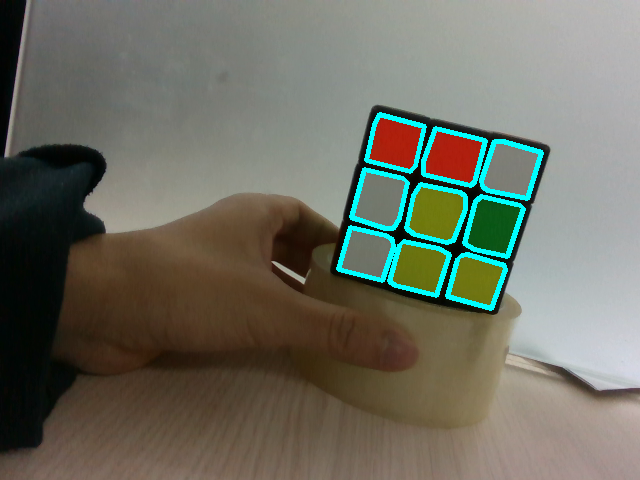
#> input picture rubikCapture/filename0.png, 640 x 480 px
$ python -i image_processing.py   (imports and definitions only)
#> lines starting #> are read from the running program, lines starting #| are printed output that depends on the picture; after the words box and inside, x2 and y2 are one past the last pixel; in counts of white or black regions, pixels touching at a corner belong together
#> further down, picture is the input picture: shape (480, 640, 3); mean B, G, R 98, 110, 109.2
###############################################
##      Open CV and Numpy integration        ##
###############################################
import pickle

import pyrealsense2 as rs
import numpy as np
import cv2
from itertools import *
from scipy import stats
from datetime import datetime
import matplotlib.pyplot as plt

# [1 line that did not run here, left out]
# [1 line that did not run here, left out]
# [4 lines not run here, left out]

# Section for color
lower_white = np.array([130, 130, 130])
upper_white = np.array([255, 255, 255])

lower_yellow = np.array([5, 130, 90])
upper_yellow = np.array([120, 255, 230])

lower_green = np.array([0, 90, 0])  # 135 mid
upper_green = np.array([130, 220, 45])

lower_blue = np.array([100, 20, 0])
upper_blue = np.array([255, 150, 30])

lower_orange = np.array([0, 20, 160])
upper_orange = np.array([120, 135, 255])

lower_red = np.array([0, 0, 50])
upper_red = np.array([99, 99, 155])


def detect_face(img):

    # [7 lines of commented-out code are left out]
    gray = cv2.cvtColor(img,cv2.COLOR_BGR2GRAY)
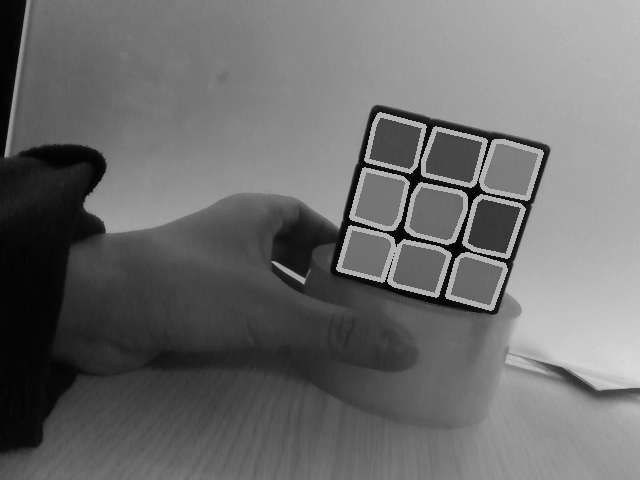
#> gray: shape (480, 640); min 2, max 217, mean 108.3
    kernel = cv2.getStructuringElement(cv2.MORPH_ELLIPSE,(7,7)) #(8,8)
    # gray = cv2.morphologyEx(gray, cv2.MORPH_OPEN, kernel)
    #gray = cv2.morphologyEx(gray, cv2.MORPH_CLOSE, kernel)
    gray = cv2.morphologyEx(gray, cv2.MORPH_ELLIPSE, kernel)
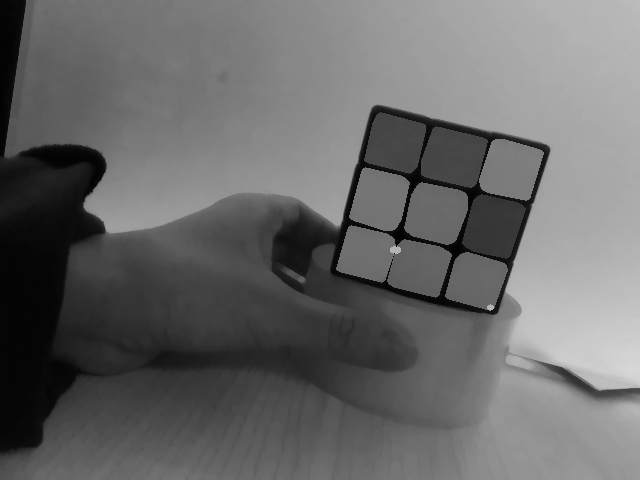
#> gray: shape (480, 640); min 2, max 214, mean 105
    gray = cv2.adaptiveThreshold(gray,10,cv2.ADAPTIVE_THRESH_MEAN_C,cv2.THRESH_BINARY_INV,21,5)
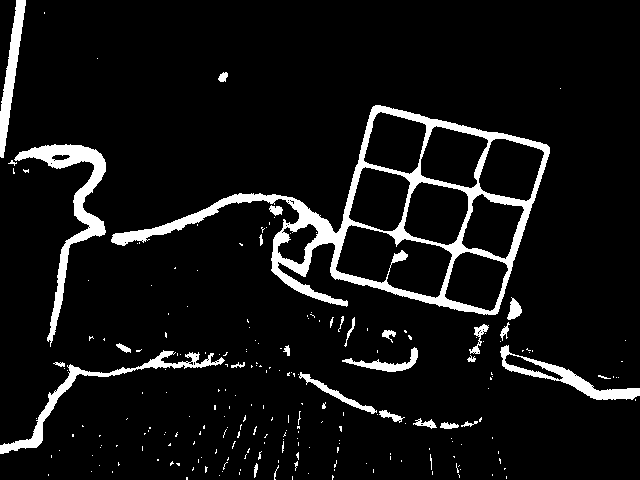
#> gray: shape (480, 640); values 0 (black) and 10 (white), 7.6% white; 227 white regions (197 under 20 px)

    #cv2.imshow('dilation', gray)
    contours, hierarchy = cv2.findContours(gray,cv2.RETR_CCOMP,cv2.CHAIN_APPROX_NONE)
#> contours = 283 contours, 248 with area under 20; largest, box (x1, y1, x2, y2) and area: (111, 105, 550, 315) 36386, (335, 224, 453, 299) 5230, (403, 181, 469, 246) 3126, (478, 138, 545, 202) 3010, (420, 125, 489, 189) 2982

    i = 0
    contour_id = 0
    count = 0
    blob_colors = []

    for contour in contours:
        A1 = cv2.contourArea(contour)
        contour_id = contour_id + 1
        #7000 and 500
        if A1 < 5000 and A1 > 800:

            perimeter = cv2.arcLength(contour, True)
            epsilon = 0.01 * perimeter
            approx = cv2.approxPolyDP(contour, epsilon, True)
            hull = cv2.convexHull(contour)  # show the images

            if cv2.norm(((perimeter / 4) * (perimeter / 4)) - A1) < 150:
                # if cv2.ma
                count = count + 1
                x, y, w, h = cv2.boundingRect(contour)
                val = (50 * y) + (10 * x)

                blob_color = np.array(cv2.mean(img[y:y + h, x:x + w])).astype(int) # avarage color RGB
                cv2.drawContours(img, [contour], -1, (209, 206, 0), 3)
                cv2.drawContours(img, [approx], -1, (209, 206, 0), 3)
                # cv2.drawContours(img,[contour],0,(255, 255, 0),2)
                # cv2.drawContours(img, [approx], 0, (255, 255, 0), 2)
                blob_color = np.append(blob_color, val)
                blob_color = np.append(blob_color, x)
                blob_color = np.append(blob_color, y)

                blob_color = np.append(blob_color, w)
                blob_color = np.append(blob_color, h)

                blob_colors.append(blob_color)
#> this loop made 283 passes
#> (A1, perimeter, epsilon, x, y, w, h, val) on passes 261, 274, 275, 276, 278: (2670.5, 209.9, 2.1, 444, 251, 65, 61, 16990), (3126, 220.5, 2.21, 403, 181, 66, 65, 13080), (2900.5, 217.1, 2.17, 348, 166, 63, 66, 11780), (3010, 221.7, 2.22, 478, 138, 67, 64, 11680), (2838, 216.9, 2.17, 363, 111, 64, 64, 9180)
#> (A1, perimeter, epsilon, approx) on pass 283: (1254.5, 345.3, 3.45, [[25, 0], [16, 0], [0, 111], [1, 157]])
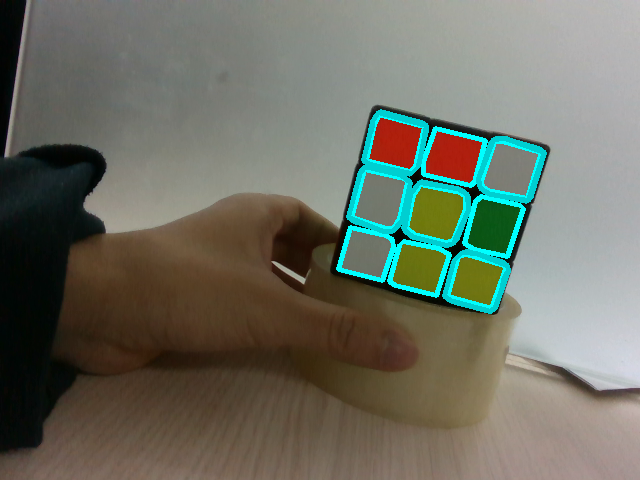
#> img: shape (480, 640, 3); 1.71% of pixels changed, all inside (x1, y1, x2, y2) = (346, 109, 547, 314)
#> after the loop, blob_colors = [[91, 137, 58, 0, 16990, 444, 251, 65, 61], [89, 142, 57, 0, 13080, 403, 181, 66, 65], [139, 144, 60, 0, 11780, 348, 166, 63, 66], [144, 149, 72, 0, 11680, 478, 138, 67, 64], [93, 103, 89, 0, 9180, 363, 111, 64, 64]]; contour_id = 283; count = 5

    if len(blob_colors) > 0:
        #print(blob_colors)
        blob_colors = np.asarray(blob_colors)
        blob_colors = blob_colors[blob_colors[:, 4].argsort()]
    face = np.array([0,0,0,0,0,0,0,0,0])
    if len(blob_colors) == 9:
        for i in range(9):
            if (blob_colors[i][0] >= lower_white[0] and blob_colors[i][0] <= upper_white[0]) and \
                    (blob_colors[i][1] >= lower_white[1] and blob_colors[i][1] <= upper_white[1]) and \
                    (blob_colors[i][2] >= lower_white[2] and blob_colors[i][2] <= upper_white[2]):
                blob_colors[i][3] = 1
                face[i] = 1
                #print('white')
            elif (blob_colors[i][0] >= lower_yellow[0] and blob_colors[i][0] <= upper_yellow[0]) and \
                    (blob_colors[i][1] >= lower_yellow[1] and blob_colors[i][1] <= upper_yellow[1]) and \
                    (blob_colors[i][2] >= lower_yellow[2] and blob_colors[i][2] <= upper_yellow[2]):
                blob_colors[i][3] = 2
                face[i] = 2
                #print('yellow')
            elif (blob_colors[i][0] >= lower_green[0] and blob_colors[i][0] <= upper_green[0]) and \
                    (blob_colors[i][1] >= lower_green[1] and blob_colors[i][1] <= upper_green[1]) and \
                    (blob_colors[i][2] >= lower_green[2] and blob_colors[i][2] <= upper_green[2]):
                blob_colors[i][3] = 3
                face[i] = 3
                #print('green')
            elif (blob_colors[i][0] >= lower_blue[0] and blob_colors[i][0] <= upper_blue[0]) and \
                    (blob_colors[i][1] >= lower_blue[1] and blob_colors[i][1] <= upper_blue[1]) and \
                    (blob_colors[i][2] >= lower_blue[2] and blob_colors[i][2] <= upper_blue[2]): #135 122
                blob_colors[i][3] = 4
                face[i] = 4
                #print('blue')
            elif (blob_colors[i][0] >= lower_orange[0] and blob_colors[i][0] <= upper_orange[0]) and \
                    (blob_colors[i][1] >= lower_orange[1] and blob_colors[i][1] <= upper_orange[1]) and \
                    (blob_colors[i][2] >= lower_orange[2] and blob_colors[i][2] <= upper_orange[2]):
                blob_colors[i][3] = 5
                face[i] = 5
                #print('orange')
            elif (blob_colors[i][0] >= lower_red[0]  and blob_colors[i][0] <= upper_red[0]) and \
                    (blob_colors[i][1] >= lower_red[1] and blob_colors[i][1] <= upper_red[1]) and \
                    (blob_colors[i][2] >= lower_red[2] and blob_colors[i][2] <= upper_red[2]):
                blob_colors[i][3] = 6
                face[i] = 6
                #print('red')

        #print(face)
        if np.count_nonzero(face) == 9:
            return face, blob_colors
        else:
            return [0,0], blob_colors
    else:
        return [0,0,0], blob_colors
        #break

# [439 lines left out: functions find_face, change_color_id, num_to_string, cam_stream, get_state, process and 1 more, not called in this run]

def main():

    process()


# [2 lines not run here, left out]

>>> import cv2
>>> picture = cv2.imread('../rubikCapture/filename0.png')
>>> result = detect_face(picture)

$ run again, on rubikCapture/filename1.png
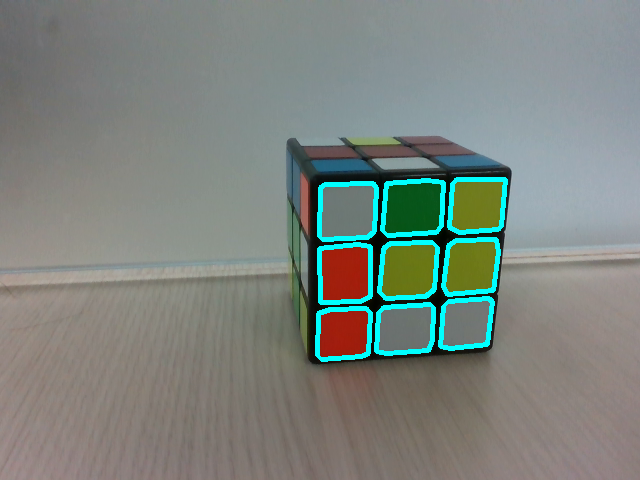
#> input picture rubikCapture/filename1.png, 640 x 480 px
#> picture is the input picture: shape (480, 640, 3); mean B, G, R 126.4, 132.2, 125
#> in detect_face, `gray = cv2.adaptiveThreshold(gray,10,cv2.ADAPTIVE_THRESH_MEAN_C,cv2.TH..`:
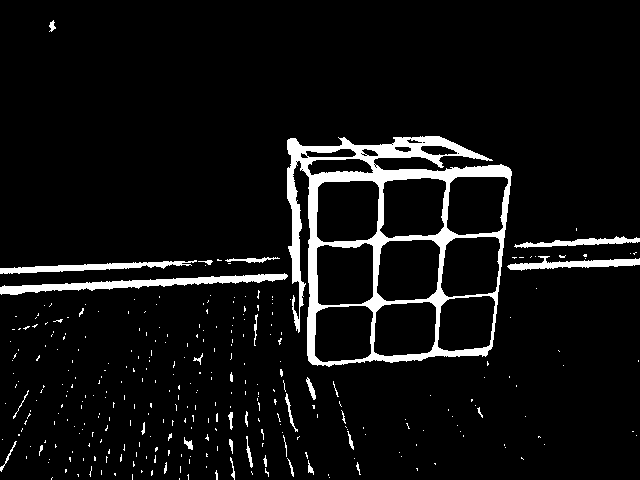
#> gray: shape (480, 640); values 0 (black) and 10 (white), 6.4% white; 317 white regions (284 under 20 px)
#> contours = 344 contours, 310 with area under 20; largest, box (x1, y1, x2, y2) and area: (287, 136, 512, 367) 41555, (316, 180, 380, 243) 3618, (376, 239, 441, 302) 3496, (379, 177, 447, 239) 3455, (316, 242, 374, 306) 3290
#> the loop in detect_face, `for contour in contours:` made 344 passes
#> (A1, perimeter, epsilon, x, y, w, h, val) on passes 320, 321, 323, 325, 326: (2766, 206.9, 2.07, 437, 295, 59, 57, 19120), (3289.5, 229.8, 2.3, 316, 242, 58, 64, 15260), (3171, 222.6, 2.23, 440, 236, 61, 62, 16200), (3455, 239.1, 2.39, 379, 177, 68, 62, 12640), (3145, 224.6, 2.25, 446, 176, 63, 60, 13260)
#> after the loop in detect_face, `for contour in contours:`:
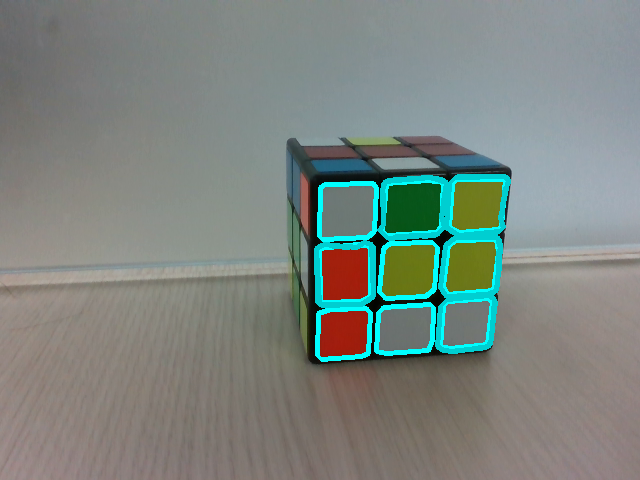
#> img: shape (480, 640, 3); 1.78% of pixels changed, all inside (x1, y1, x2, y2) = (314, 174, 511, 354)
#> after the loop in detect_face, `for contour in contours:`: blob_colors = [[135, 137, 65, 0, 19120, 437, 295, 59, 57], [77, 90, 101, 0, 15260, 316, 242, 58, 64], [89, 144, 64, 0, 16200, 440, 236, 61, 62], [78, 114, 5, 0, 12640, 379, 177, 68, 62], [94, 149, 69, 0, 13260, 446, 176, 63, 60]]; contour_id = 344; count = 5
